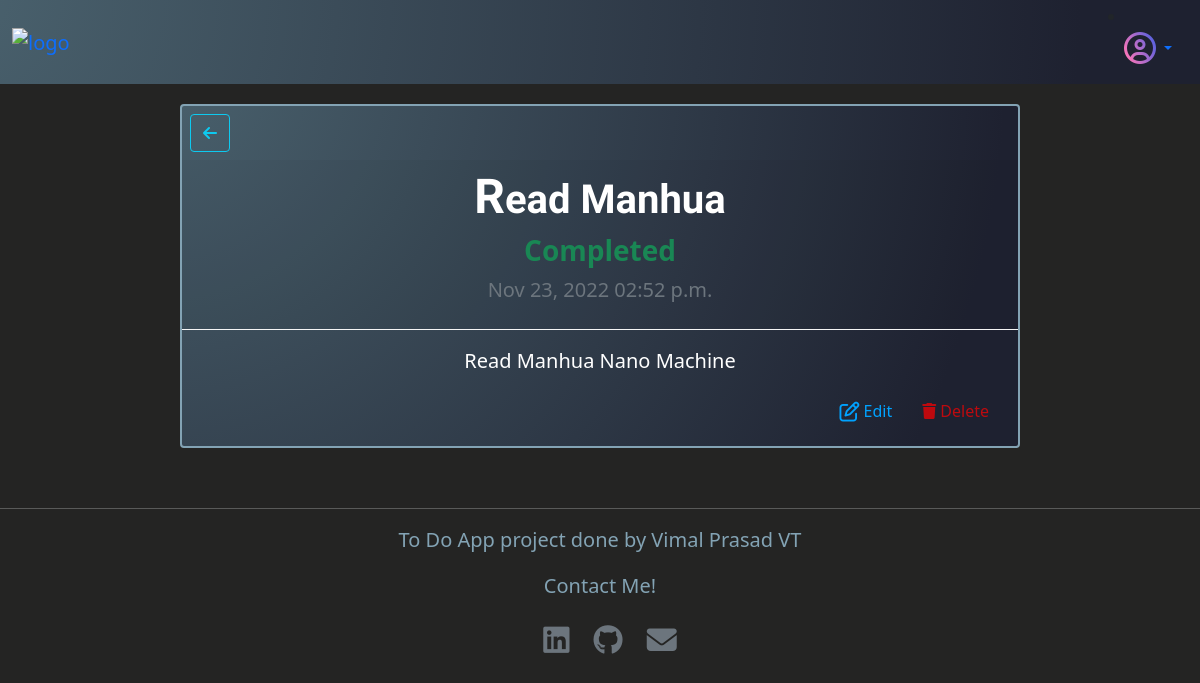
/3/ (signed in), run on the app's committed database.
### tasks/models.py (models this page shows, shortened)
class Task(models.Model):
    title = models.CharField(max_length=100)
    discription = models.TextField(null=True, blank=True)
    author = models.ForeignKey(settings.AUTH_USER_MODEL, on_delete=models.CASCADE)
    date_created = models.DateTimeField(auto_now_add=True)
    completed = models.BooleanField(default=False)

### tasks/views.py (the view)
# urls.py: path("<int:pk>/", TaskDetail.as_view(), name="task_detail"),
class TaskDetail(LoginRequiredMixin, UserPassesTestMixin,  DetailView):
    model = Task
    template_name ="task_detail.html"
    def test_func(self):
        task = self.get_object()
        return task.author == self.request.user

### templates/task_detail.html (shortened to what this page needs)
{% extends 'base.html' %}
{% block content %}
<section class="task-detail">
    <div class="card" id="detail-card">
        <div class="float-start">
            <a class=" btn btn-outline-info link-back m-2" href="{% url 'home' %}"><i class="fa-solid fa-arrow-left"></i></a>
        </div>
        <div class="card-header" id="detail-header">
            <h1 class="text-center">{{ task.title }}</h1>
            {% if task.completed == True %}
            <h3 class="status text-success">Completed</h3>
            {% else %}
            <h3 class="status text-danger">Incomplete</h3>
            {% endif %}
            <p class="text-muted">{{ task.date_created|date:"M d, Y h:i a" }}</p>
        </div>
        <div class="card-body detail-body text-center">
            <p>{{ task.discription }}
                <div class="float-end">
                    <a  class="btn link-edit" href="{% url 'update' task.pk %}"
                        data-bs-toggle="tooltip" data-bs-placement="top" title="edit">
                        <i class="fa-regular fa-pen-to-square fa-lg me-1"></i>Edit
                    </a>
                    <a class="btn link-delete" href="{% url 'delete' task.pk %}"
                        data-bs-toggle="tooltip" data-bs-placement="top" title="delete">
                        <i class="fas fa-trash me-1"></i>Delete
                    </a>
                </div>
            </p>
        </div>
    </div>
</section>
{% endblock content %}

### static/css/main.css (style rules this page uses)
body { background-color: #242423; margin: 0px; }
h1 { font-family: 'Miriam Libre', sans-serif; font-weight: 600; }
h1::first-letter { font-size: larger; }
p { font-size: 20px; }
.card { max-width: 80%; width: 85%; margin-top: 20px; }
.card-header { text-align: center; }
.task-detail { display: flex; justify-content: center; }
#create-card, #detail-card, #edit-card, #delete-card, #message-card { border-color: #83a3b4; border-width: 2px; width: 70%; background-image: radial-gradient(circle farthest-corner at -4% -12.9%, rgba(74, 98, 110, 1) 0.3%, rgba(30, 33, 48, 1) 90.2%); color:white; }
#create-header, #detail-header, #edit-header, #delete-header, #message-header { border-bottom-color: whitesmoke; }
.link-edit { color: rgb(0, 162, 255); }
.link-delete { color: rgba(255, 0, 0, 0.711); }
.status { font-weight: 700; }

### data on the page
Task: title "Read Manhua", date_created "Nov 23, 2022 02:52 p.m.", discription "Read Manhua Nano Machine"
